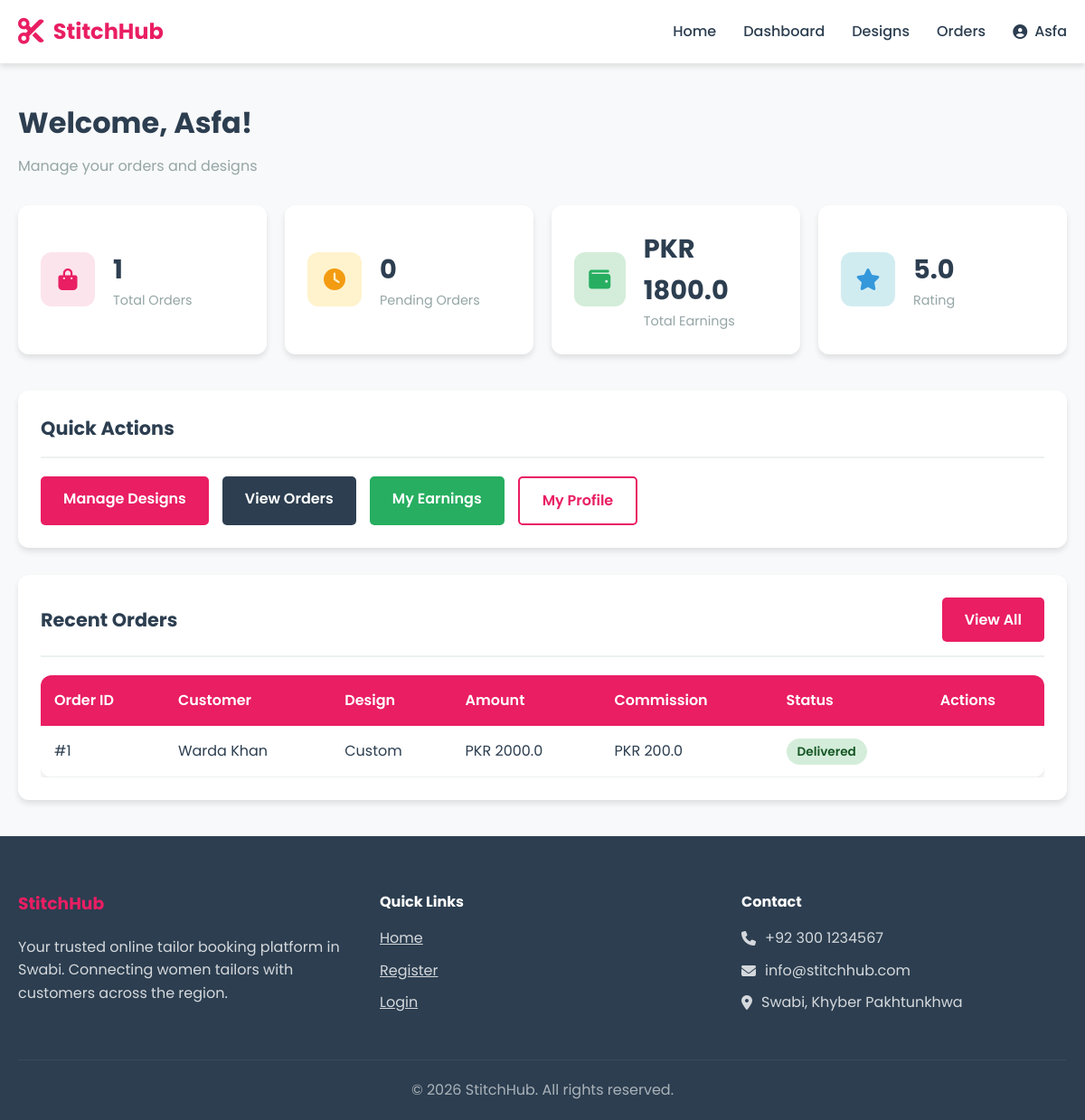
Page /tailor/dashboard (signed in) on the committed database.
### models.py (models this page shows, shortened)
class User(db.Model, UserMixin):
    __tablename__ = 'users'
    id = db.Column(db.Integer, primary_key=True, autoincrement=True)
    name = db.Column(db.String(100), nullable=False)
    email = db.Column(db.String(100), nullable=False, unique=True)
    password = db.Column(db.String(255), nullable=False)
    role = db.Column(db.String(20), nullable=False, default='customer')
    phone = db.Column(db.String(20))
    phone_verified = db.Column(db.Boolean, default=False)
    is_verified = db.Column(db.Boolean, default=False)
    address = db.Column(db.Text)
    bio = db.Column(db.Text)
    profile_pic = db.Column(db.String(255), default='default.png')
    is_active = db.Column(db.Boolean, default=True)
    created_at = db.Column(db.DateTime, default=datetime.utcnow)
    updated_at = db.Column(db.DateTime, default=datetime.utcnow, onupdate=datetime.utcnow)
    orders_placed = db.relationship('Order', foreign_keys='Order.customer_id', lazy='dynamic')
    orders_received = db.relationship('Order', foreign_keys='Order.tailor_id', lazy='dynamic')
    measurements = db.relationship('Measurement', lazy='dynamic')
    tailor_profile = db.relationship('TailorProfile', backref='user', uselist=False)
    def get_rating(self):
        reviews = Review.query.filter_by(tailor_id=self.id).all()
        if not reviews:
            return 0
        return sum(r.rating for r in reviews) / len(reviews)

class Review(db.Model):
    __tablename__ = 'reviews'
    id = db.Column(db.Integer, primary_key=True, autoincrement=True)
    order_id = db.Column(db.Integer, db.ForeignKey('orders.id', ondelete='CASCADE'), nullable=False, unique=True)
    customer_id = db.Column(db.Integer, db.ForeignKey('users.id', ondelete='CASCADE'), nullable=False)
    tailor_id = db.Column(db.Integer, db.ForeignKey('users.id', ondelete='CASCADE'), nullable=False)
    rating = db.Column(db.Integer, nullable=False)
    comment = db.Column(db.Text)
    created_at = db.Column(db.DateTime, default=datetime.utcnow)

class Order(db.Model):
    __tablename__ = 'orders'
    id = db.Column(db.Integer, primary_key=True, autoincrement=True)
    customer_id = db.Column(db.Integer, db.ForeignKey('users.id', ondelete='CASCADE'), nullable=False)
    tailor_id = db.Column(db.Integer, db.ForeignKey('users.id', ondelete='CASCADE'), nullable=False)
    design_id = db.Column(db.Integer, db.ForeignKey('designs.id', ondelete='SET NULL'))
    measurement_id = db.Column(db.Integer, db.ForeignKey('measurements.id', ondelete='SET NULL'))
    status = db.Column(db.String(20), default='pending')
    delivery_type = db.Column(db.String(20), default='pickup')
    delivery_address = db.Column(db.Text)
    total_amount = db.Column(db.Float, nullable=False)
    commission_amount = db.Column(db.Float, default=0)
    notes = db.Column(db.Text)
    created_at = db.Column(db.DateTime, default=datetime.utcnow)
    updated_at = db.Column(db.DateTime, default=datetime.utcnow, onupdate=datetime.utcnow)
    payments = db.relationship('Payment', backref='order', lazy='dynamic')
    @property
    def customer(self):
        return User.query.get(self.customer_id)
    @property
    def design(self):
        return Design.query.get(self.design_id) if self.design_id else None

### app/routes/tailor.py (the view)
@tailor_bp.route('/dashboard')
@login_required
@tailor_required
def dashboard():
    profile = TailorProfile.query.filter_by(user_id=current_user.id).first()
    if not profile:
        return redirect(url_for('tailor.complete_profile'))
    if profile.verification_status == 'pending':
        flash('Your account is pending verification. Please wait for admin approval.', 'warning')
    elif profile.verification_status == 'rejected':
        flash('Your account has been rejected. Please contact admin.', 'danger')
    orders = Order.query.filter_by(tailor_id=current_user.id).order_by(Order.created_at.desc()).all()
    total_earnings = sum(order.total_amount - order.commission_amount for order in orders if order.status in ['completed', 'delivered'])
    pending_orders = sum(1 for order in orders if order.status == 'pending')
    return render_template('tailor/dashboard.html', orders=orders, total_earnings=total_earnings, pending_orders=pending_orders, profile=profile)

### templates/tailor/dashboard.html (shortened to what this page needs)
{% extends "base.html" %}
{% block content %}
<div class="container">
    <div class="dashboard-header">
        <h1>Welcome, {{ current_user.name }}!</h1>
        <p class="text-muted">Manage your orders and designs</p>
    </div>
    <div class="stats-grid">
        <a href="{{ url_for('tailor.orders') }}" class="stat-card" style="text-decoration: none; color: inherit;">
            <div class="stat-icon primary">
                <i class="fas fa-shopping-bag"></i>
            </div>
            <div class="stat-content">
                <h3>{{ orders|length }}</h3>
                <p>Total Orders</p>
            </div>
        </a>
        <a href="{{ url_for('tailor.orders', status='pending') }}" class="stat-card" style="text-decoration: none; color: inherit;">
            <div class="stat-icon warning">
                <i class="fas fa-clock"></i>
            </div>
            <div class="stat-content">
                <h3>{{ pending_orders }}</h3>
                <p>Pending Orders</p>
            </div>
        </a>
        <a href="{{ url_for('tailor.earnings') }}" class="stat-card" style="text-decoration: none; color: inherit;">
            <div class="stat-icon success">
                <i class="fas fa-wallet"></i>
            </div>
            <div class="stat-content">
                <h3>PKR {{ total_earnings }}</h3>
                <p>Total Earnings</p>
            </div>
        </a>
        <a href="{{ url_for('tailor.profile') }}" class="stat-card" style="text-decoration: none; color: inherit;">
            <div class="stat-icon info">
                <i class="fas fa-star"></i>
            </div>
            <div class="stat-content">
                <h3>{{ "%.1f"|format(current_user.get_rating()) }}</h3>
                <p>Rating</p>
            </div>
        </a>
    </div>
    <div class="card">
        <div class="card-header">
            <h2 class="card-title">Quick Actions</h2>
        </div>
        <div class="d-flex gap-2" style="flex-wrap: wrap;">
            <a href="{{ url_for('tailor.designs') }}" class="btn btn-primary">Manage Designs</a>
            <a href="{{ url_for('tailor.orders') }}" class="btn btn-secondary">View Orders</a>
            <a href="{{ url_for('tailor.earnings') }}" class="btn btn-success">My Earnings</a>
            <a href="{{ url_for('tailor.profile') }}" class="btn btn-outline">My Profile</a>
        </div>
    </div>
    <div class="card mt-3">
        <div class="card-header">
            <h2 class="card-title">Recent Orders</h2>
            <a href="{{ url_for('tailor.orders') }}" class="btn btn-primary">View All</a>
        </div>
        {% if orders %}
        <div class="table-container">
            <table>
                <thead>
                    <tr>
                        <th>Order ID</th>
                        <th>Customer</th>
                        <th>Design</th>
                        <th>Amount</th>
                        <th>Commission</th>
                        <th>Status</th>
                        <th>Actions</th>
                    </tr>
                </thead>
                <tbody>
                    {% for order in orders[:10] %}
                    <tr>
                        <td>#{{ order.id }}</td>
                        <td>{{ order.customer.name }}</td>
                        <td>{{ order.design.title if order.design else 'Custom' }}</td>
                        <td>PKR {{ order.total_amount }}</td>
                        <td>PKR {{ order.commission_amount }}</td>
                        <td>
                            <span class="badge badge-{{ order.status }}">{{ order.status|title }}</span>
                        </td>
                        <td>
                        </td>
                    </tr>
                    {% endfor %}
                </tbody>
            </table>
        </div>
        {% else %}
        <div class="empty-state">
            <i class="fas fa-shopping-bag"></i>
            <p>No orders yet.</p>
        </div>
        {% endif %}
    </div>
</div>
{% endblock %}

### templates/base.html (shortened to what this page needs)
<!DOCTYPE html>
<html lang="en">
<head>
    <link rel="stylesheet" href="{{ url_for('static', filename='css/style.css') }}">
    <link rel="stylesheet" href="https://cdnjs.cloudflare.com/ajax/libs/font-awesome/6.4.0/css/all.min.css">
</head>
<body>
    <nav class="navbar">
        <div class="container">
            <div class="logo">
                <i class="fas fa-scissors"></i>
                <span>StitchHub</span>
            </div>
            <ul class="nav-links">
                <li><a href="{{ url_for('index') }}">Home</a></li>
                {% if current_user.is_authenticated %}
                    {% if current_user.role == 'admin' %}
                        <li><a href="{{ url_for('admin.dashboard') }}">Dashboard</a></li>
                        <li><a href="{{ url_for('admin.tailors') }}">Tailors</a></li>
                        <li><a href="{{ url_for('admin.orders') }}">Orders</a></li>
                    {% elif current_user.role == 'tailor' %}
                        <li><a href="{{ url_for('tailor.dashboard') }}">Dashboard</a></li>
                        <li><a href="{{ url_for('tailor.designs') }}">Designs</a></li>
                        <li><a href="{{ url_for('tailor.orders') }}">Orders</a></li>
                    {% else %}
                        <li><a href="{{ url_for('customer.dashboard') }}">Dashboard</a></li>
                        <li><a href="{{ url_for('customer.tailors') }}">Find Tailors</a></li>
                        <li><a href="{{ url_for('customer.measurements') }}">Measurements</a></li>
                    {% endif %}
                    <li class="user-menu">
                        <a href="#" class="user-toggle">
                            <i class="fas fa-user-circle"></i> {{ current_user.name }}
                        </a>
                    </li>
                {% else %}
                    <li><a href="{{ url_for('auth.login') }}">Login</a></li>
                    <li><a href="{{ url_for('auth.register') }}" class="btn btn-primary">Register</a></li>
                {% endif %}
            </ul>
        </div>
    </nav>
    <main>
        {% block content %}{% endblock %}
    </main>
    <footer class="footer">
        <div class="container">
            <div class="footer-content">
                <div class="footer-section">
                    <h3>StitchHub</h3>
                    <p>Your trusted online tailor booking platform in Swabi. Connecting women tailors with customers across the region.</p>
                </div>
                <div class="footer-section">
                    <h4>Quick Links</h4>
                    <ul>
                        <li><a href="{{ url_for('index') }}">Home</a></li>
                        <li><a href="{{ url_for('auth.register') }}">Register</a></li>
                        <li><a href="{{ url_for('auth.login') }}">Login</a></li>
                    </ul>
                </div>
                <div class="footer-section">
                    <h4>Contact</h4>
                    <p><i class="fas fa-phone"></i> +92 300 1234567</p>
                    <p><i class="fas fa-envelope"></i> info@stitchhub.com</p>
                    <p><i class="fas fa-map-marker-alt"></i> Swabi, Khyber Pakhtunkhwa</p>
                </div>
            </div>
            <div class="footer-bottom">
                <p>&copy; 2026 StitchHub. All rights reserved.</p>
            </div>
        </div>
    </footer>
</body>
</html>

### rows in the picture
User: name "Asfa"
Review: get_rating "5.0"
Order: id "1", customer.name "Warda Khan", design "Custom", total_amount "2000.0", commission_amount "200.0", status "Delivered"

### other values in the picture
{{ orders|length }} "1"
{{ pending_orders }} "0"
{{ total_earnings }} "1800.0"
